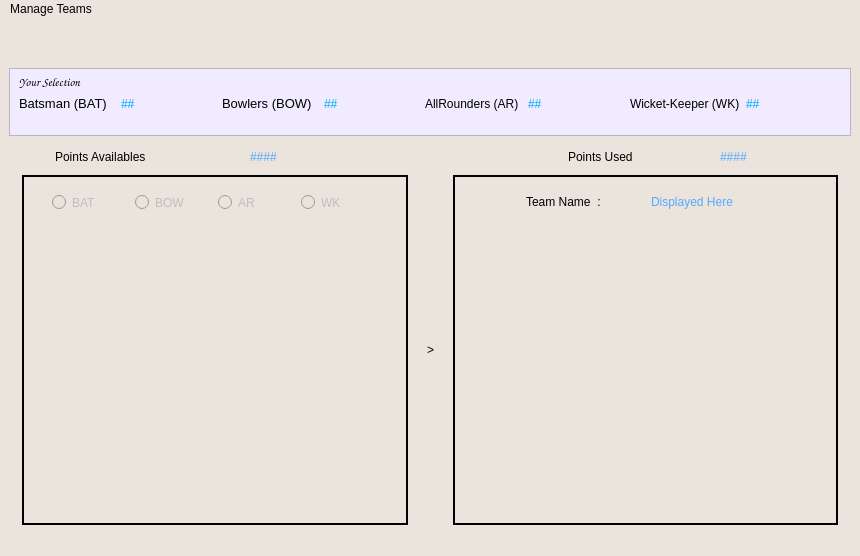
<?xml version="1.0" encoding="UTF-8"?>
<ui version="4.0">
 <class>MainWindow</class>
 <widget class="QMainWindow" name="MainWindow">
  <property name="geometry">
   <rect>
    <x>0</x>
    <y>0</y>
    <width>860</width>
    <height>556</height>
   </rect>
  </property>
  <property name="windowTitle">
   <string>MainWindow</string>
  </property>
  <property name="styleSheet">
   <string notr="true">

background-color: rgb(234, 228, 221);</string>
  </property>
  <widget class="QWidget" name="central_w">
   <layout class="QVBoxLayout" name="verticalLayout_3">
    <item>
     <spacer name="verticalSpacer">
      <property name="orientation">
       <enum>Qt::Vertical</enum>
      </property>
      <property name="sizeType">
       <enum>QSizePolicy::Preferred</enum>
      </property>
      <property name="sizeHint" stdset="0">
       <size>
        <width>20</width>
        <height>40</height>
       </size>
      </property>
     </spacer>
    </item>
    <item>
     <widget class="QFrame" name="frame">
      <property name="styleSheet">
       <string notr="true">background-color: rgb(241, 235, 255);
font: 75 10pt &quot;MS Shell Dlg 2&quot;;
</string>
      </property>
      <property name="frameShape">
       <enum>QFrame::StyledPanel</enum>
      </property>
      <property name="frameShadow">
       <enum>QFrame::Raised</enum>
      </property>
      <layout class="QGridLayout" name="gridLayout">
       <property name="topMargin">
        <number>5</number>
       </property>
       <property name="bottomMargin">
        <number>24</number>
       </property>
       <item row="1" column="4">
        <widget class="QLabel" name="label_10">
         <property name="text">
          <string>AllRounders (AR) </string>
         </property>
        </widget>
       </item>
       <item row="1" column="3">
        <widget class="QLabel" name="BOWL">
         <property name="styleSheet">
          <string notr="true">color: rgb(0, 170, 255);</string>
         </property>
         <property name="text">
          <string>##</string>
         </property>
        </widget>
       </item>
       <item row="1" column="5">
        <widget class="QLabel" name="ARL">
         <property name="styleSheet">
          <string notr="true">color: rgb(0, 170, 255);</string>
         </property>
         <property name="text">
          <string>##</string>
         </property>
        </widget>
       </item>
       <item row="1" column="1">
        <widget class="QLabel" name="BAT">
         <property name="styleSheet">
          <string notr="true">color: rgb(0, 170, 255);</string>
         </property>
         <property name="text">
          <string>##</string>
         </property>
        </widget>
       </item>
       <item row="1" column="0">
        <widget class="QLabel" name="label_2">
         <property name="font">
          <font>
           <family>MS Shell Dlg 2</family>
           <pointsize>10</pointsize>
           <weight>9</weight>
           <italic>false</italic>
           <bold>false</bold>
          </font>
         </property>
         <property name="text">
          <string>Batsman (BAT)</string>
         </property>
        </widget>
       </item>
       <item row="1" column="7">
        <widget class="QLabel" name="WK">
         <property name="styleSheet">
          <string notr="true">color: rgb(0, 170, 255);</string>
         </property>
         <property name="text">
          <string>##</string>
         </property>
        </widget>
       </item>
       <item row="1" column="6">
        <widget class="QLabel" name="label_12">
         <property name="text">
          <string>Wicket-Keeper (WK)</string>
         </property>
        </widget>
       </item>
       <item row="1" column="2">
        <widget class="QLabel" name="label_4">
         <property name="font">
          <font>
           <family>MS Shell Dlg 2</family>
           <pointsize>10</pointsize>
           <weight>9</weight>
           <italic>false</italic>
           <bold>false</bold>
          </font>
         </property>
         <property name="text">
          <string>Bowlers (BOW)</string>
         </property>
        </widget>
       </item>
       <item row="0" column="0">
        <widget class="QLabel" name="label">
         <property name="font">
          <font>
           <family>Comic Sans MS</family>
           <pointsize>9</pointsize>
           <weight>50</weight>
           <italic>true</italic>
           <bold>false</bold>
          </font>
         </property>
         <property name="styleSheet">
          <string notr="true">
font: italic 9pt &quot;Comic Sans MS&quot;;</string>
         </property>
         <property name="text">
          <string>Your Selection</string>
         </property>
        </widget>
       </item>
      </layout>
     </widget>
    </item>
    <item>
     <widget class="QFrame" name="frame_2">
      <property name="styleSheet">
       <string notr="true">font: 75 10pt &quot;MS Shell Dlg 2&quot;;
border-color: rgb(255, 255, 255);</string>
      </property>
      <property name="frameShape">
       <enum>QFrame::NoFrame</enum>
      </property>
      <property name="frameShadow">
       <enum>QFrame::Plain</enum>
      </property>
      <property name="lineWidth">
       <number>0</number>
      </property>
      <layout class="QHBoxLayout" name="horizontalLayout">
       <property name="leftMargin">
        <number>46</number>
       </property>
       <property name="topMargin">
        <number>8</number>
       </property>
       <property name="rightMargin">
        <number>23</number>
       </property>
       <property name="bottomMargin">
        <number>5</number>
       </property>
       <item>
        <widget class="QLabel" name="label_6">
         <property name="styleSheet">
          <string notr="true">font: 75 9pt &quot;MS Shell Dlg 2&quot;;</string>
         </property>
         <property name="text">
          <string>Points Availables</string>
         </property>
        </widget>
       </item>
       <item>
        <widget class="QLabel" name="points_available">
         <property name="styleSheet">
          <string notr="true">color: rgb(85, 170, 255);</string>
         </property>
         <property name="text">
          <string>####</string>
         </property>
        </widget>
       </item>
       <item alignment="Qt::AlignRight">
        <widget class="QLabel" name="label_7">
         <property name="text">
          <string>Points Used</string>
         </property>
        </widget>
       </item>
       <item alignment="Qt::AlignHCenter">
        <widget class="QLabel" name="points_used">
         <property name="styleSheet">
          <string notr="true">color: rgb(85, 170, 255);</string>
         </property>
         <property name="text">
          <string>####</string>
         </property>
        </widget>
       </item>
      </layout>
     </widget>
    </item>
    <item>
     <layout class="QHBoxLayout" name="horizontalLayout_4">
      <item>
       <spacer name="horizontalSpacer_3">
        <property name="orientation">
         <enum>Qt::Horizontal</enum>
        </property>
        <property name="sizeType">
         <enum>QSizePolicy::Preferred</enum>
        </property>
        <property name="sizeHint" stdset="0">
         <size>
          <width>13</width>
          <height>345</height>
         </size>
        </property>
       </spacer>
      </item>
      <item>
       <widget class="QFrame" name="frame_3">
        <property name="sizePolicy">
         <sizepolicy hsizetype="Expanding" vsizetype="Preferred">
          <horstretch>0</horstretch>
          <verstretch>0</verstretch>
         </sizepolicy>
        </property>
        <property name="styleSheet">
         <string notr="true">border-color: rgb(15, 15, 15);</string>
        </property>
        <property name="frameShape">
         <enum>QFrame::Panel</enum>
        </property>
        <property name="frameShadow">
         <enum>QFrame::Plain</enum>
        </property>
        <property name="lineWidth">
         <number>2</number>
        </property>
        <property name="midLineWidth">
         <number>1</number>
        </property>
        <layout class="QVBoxLayout" name="verticalLayout">
         <property name="leftMargin">
          <number>19</number>
         </property>
         <property name="rightMargin">
          <number>19</number>
         </property>
         <item>
          <widget class="QFrame" name="frame_5">
           <property name="styleSheet">
            <string notr="true">font: 75 10pt &quot;MS Shell Dlg 2&quot;;</string>
           </property>
           <property name="frameShape">
            <enum>QFrame::NoFrame</enum>
           </property>
           <property name="frameShadow">
            <enum>QFrame::Sunken</enum>
           </property>
           <layout class="QHBoxLayout" name="horizontalLayout_2">
            <item>
             <widget class="QRadioButton" name="bat_rb">
              <property name="enabled">
               <bool>false</bool>
              </property>
              <property name="sizePolicy">
               <sizepolicy hsizetype="Expanding" vsizetype="Fixed">
                <horstretch>0</horstretch>
                <verstretch>0</verstretch>
               </sizepolicy>
              </property>
              <property name="text">
               <string>BAT</string>
              </property>
             </widget>
            </item>
            <item>
             <widget class="QRadioButton" name="bow_rb">
              <property name="enabled">
               <bool>false</bool>
              </property>
              <property name="sizePolicy">
               <sizepolicy hsizetype="Expanding" vsizetype="Fixed">
                <horstretch>0</horstretch>
                <verstretch>0</verstretch>
               </sizepolicy>
              </property>
              <property name="text">
               <string>BOW</string>
              </property>
             </widget>
            </item>
            <item>
             <widget class="QRadioButton" name="ar_rb">
              <property name="enabled">
               <bool>false</bool>
              </property>
              <property name="sizePolicy">
               <sizepolicy hsizetype="Expanding" vsizetype="Fixed">
                <horstretch>0</horstretch>
                <verstretch>0</verstretch>
               </sizepolicy>
              </property>
              <property name="text">
               <string>AR</string>
              </property>
             </widget>
            </item>
            <item>
             <widget class="QRadioButton" name="wk_rb">
              <property name="enabled">
               <bool>false</bool>
              </property>
              <property name="sizePolicy">
               <sizepolicy hsizetype="Expanding" vsizetype="Fixed">
                <horstretch>0</horstretch>
                <verstretch>0</verstretch>
               </sizepolicy>
              </property>
              <property name="text">
               <string>WK</string>
              </property>
             </widget>
            </item>
           </layout>
          </widget>
         </item>
         <item>
          <widget class="QListWidget" name="av_player">
           <property name="frameShape">
            <enum>QFrame::NoFrame</enum>
           </property>
          </widget>
         </item>
        </layout>
       </widget>
      </item>
      <item>
       <spacer name="horizontalSpacer">
        <property name="orientation">
         <enum>Qt::Horizontal</enum>
        </property>
        <property name="sizeType">
         <enum>QSizePolicy::Preferred</enum>
        </property>
        <property name="sizeHint" stdset="0">
         <size>
          <width>13</width>
          <height>345</height>
         </size>
        </property>
       </spacer>
      </item>
      <item>
       <widget class="QLabel" name="label_9">
        <property name="styleSheet">
         <string notr="true">font: 20pt &quot;MS Shell Dlg 2&quot;;</string>
        </property>
        <property name="lineWidth">
         <number>-10</number>
        </property>
        <property name="midLineWidth">
         <number>-10</number>
        </property>
        <property name="text">
         <string>&gt;</string>
        </property>
       </widget>
      </item>
      <item>
       <spacer name="horizontalSpacer_2">
        <property name="orientation">
         <enum>Qt::Horizontal</enum>
        </property>
        <property name="sizeType">
         <enum>QSizePolicy::Preferred</enum>
        </property>
        <property name="sizeHint" stdset="0">
         <size>
          <width>13</width>
          <height>345</height>
         </size>
        </property>
       </spacer>
      </item>
      <item>
       <widget class="QFrame" name="frame_4">
        <property name="styleSheet">
         <string notr="true">border-color: rgb(120, 120, 120);</string>
        </property>
        <property name="frameShape">
         <enum>QFrame::Panel</enum>
        </property>
        <property name="frameShadow">
         <enum>QFrame::Plain</enum>
        </property>
        <property name="lineWidth">
         <number>2</number>
        </property>
        <property name="midLineWidth">
         <number>1</number>
        </property>
        <layout class="QVBoxLayout" name="verticalLayout_2" stretch="0,0">
         <property name="spacing">
          <number>6</number>
         </property>
         <property name="leftMargin">
          <number>18</number>
         </property>
         <property name="topMargin">
          <number>9</number>
         </property>
         <property name="rightMargin">
          <number>14</number>
         </property>
         <item>
          <widget class="QFrame" name="frame_6">
           <property name="styleSheet">
            <string notr="true">font: 75 10pt &quot;MS Shell Dlg 2&quot;;</string>
           </property>
           <property name="frameShape">
            <enum>QFrame::NoFrame</enum>
           </property>
           <property name="frameShadow">
            <enum>QFrame::Raised</enum>
           </property>
           <layout class="QHBoxLayout" name="horizontalLayout_3">
            <item alignment="Qt::AlignHCenter">
             <widget class="QLabel" name="label_8">
              <property name="text">
               <string>Team Name  :</string>
              </property>
             </widget>
            </item>
            <item>
             <widget class="QLabel" name="team_name">
              <property name="styleSheet">
               <string notr="true">color: rgb(85, 170, 255);</string>
              </property>
              <property name="text">
               <string>Displayed Here</string>
              </property>
             </widget>
            </item>
           </layout>
          </widget>
         </item>
         <item>
          <widget class="QListWidget" name="sel_player">
           <property name="frameShape">
            <enum>QFrame::NoFrame</enum>
           </property>
          </widget>
         </item>
        </layout>
       </widget>
      </item>
      <item>
       <spacer name="horizontalSpacer_4">
        <property name="orientation">
         <enum>Qt::Horizontal</enum>
        </property>
        <property name="sizeType">
         <enum>QSizePolicy::Preferred</enum>
        </property>
        <property name="sizeHint" stdset="0">
         <size>
          <width>13</width>
          <height>345</height>
         </size>
        </property>
       </spacer>
      </item>
     </layout>
    </item>
   </layout>
  </widget>
  <widget class="QMenuBar" name="menubar">
   <property name="geometry">
    <rect>
     <x>0</x>
     <y>0</y>
     <width>860</width>
     <height>26</height>
    </rect>
   </property>
   <widget class="QMenu" name="menuManage_Teams">
    <property name="cursor">
     <cursorShape>ArrowCursor</cursorShape>
    </property>
    <property name="styleSheet">
     <string notr="true">selection-background-color: rgb(0, 170, 255);

</string>
    </property>
    <property name="title">
     <string>Manage Teams</string>
    </property>
    <addaction name="new_t"/>
    <addaction name="open_t"/>
    <addaction name="save_t"/>
    <addaction name="evaluat_t"/>
    <addaction name="actionQuit"/>
   </widget>
   <addaction name="menuManage_Teams"/>
  </widget>
  <widget class="QStatusBar" name="statusbar"/>
  <action name="new_t">
   <property name="checkable">
    <bool>false</bool>
   </property>
   <property name="text">
    <string>NEW Team</string>
   </property>
   <property name="iconText">
    <string notr="true">NEW Team</string>
   </property>
   <property name="shortcut">
    <string>Ctrl+N</string>
   </property>
   <property name="shortcutContext">
    <enum>Qt::WindowShortcut</enum>
   </property>
   <property name="autoRepeat">
    <bool>true</bool>
   </property>
   <property name="visible">
    <bool>true</bool>
   </property>
   <property name="shortcutVisibleInContextMenu">
    <bool>true</bool>
   </property>
   <property name="priority">
    <enum>QAction::NormalPriority</enum>
   </property>
  </action>
  <action name="open_t">
   <property name="text">
    <string>OPEN Team</string>
   </property>
   <property name="shortcut">
    <string>Ctrl+O</string>
   </property>
  </action>
  <action name="save_t">
   <property name="enabled">
    <bool>true</bool>
   </property>
   <property name="text">
    <string>SAVE team</string>
   </property>
   <property name="shortcut">
    <string>Ctrl+S</string>
   </property>
   <property name="visible">
    <bool>true</bool>
   </property>
   <property name="iconVisibleInMenu">
    <bool>true</bool>
   </property>
   <property name="shortcutVisibleInContextMenu">
    <bool>true</bool>
   </property>
  </action>
  <action name="evaluat_t">
   <property name="text">
    <string>EVALUATE Team</string>
   </property>
   <property name="shortcut">
    <string>Ctrl+E</string>
   </property>
  </action>
  <action name="actionQuit">
   <property name="text">
    <string>QUIT</string>
   </property>
  </action>
 </widget>
 <resources/>
 <connections/>
</ui>
